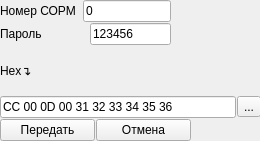
<?xml version="1.0" encoding="UTF-8"?>
<ui version="4.0">
 <class>form_command_13</class>
 <widget class="QWidget" name="form_command_13">
  <property name="geometry">
   <rect>
    <x>0</x>
    <y>0</y>
    <width>260</width>
    <height>141</height>
   </rect>
  </property>
  <property name="windowTitle">
   <string>Команда № 13 «Прерывание выдачи сообщений на запросы содержимого таблиц»</string>
  </property>
  <widget class="QWidget" name="layoutWidget">
   <property name="geometry">
    <rect>
     <x>0</x>
     <y>0</y>
     <width>261</width>
     <height>141</height>
    </rect>
   </property>
   <layout class="QVBoxLayout" name="verticalLayout">
    <property name="spacing">
     <number>1</number>
    </property>
    <item>
     <layout class="QHBoxLayout" name="horizontalLayout">
      <property name="spacing">
       <number>7</number>
      </property>
      <property name="rightMargin">
       <number>90</number>
      </property>
      <item>
       <widget class="QLabel" name="label">
        <property name="text">
         <string>Номер СОРМ</string>
        </property>
       </widget>
      </item>
      <item>
       <widget class="QLineEdit" name="lineEdit">
        <property name="text">
         <string>0</string>
        </property>
       </widget>
      </item>
     </layout>
    </item>
    <item>
     <layout class="QHBoxLayout" name="horizontalLayout_2">
      <property name="spacing">
       <number>48</number>
      </property>
      <property name="rightMargin">
       <number>90</number>
      </property>
      <item>
       <widget class="QLabel" name="label_2">
        <property name="text">
         <string>Пароль</string>
        </property>
       </widget>
      </item>
      <item>
       <widget class="QLineEdit" name="lineEdit_2">
        <property name="acceptDrops">
         <bool>true</bool>
        </property>
        <property name="layoutDirection">
         <enum>Qt::LeftToRight</enum>
        </property>
        <property name="text">
         <string>123456</string>
        </property>
       </widget>
      </item>
     </layout>
    </item>
    <item>
     <widget class="QLabel" name="label_3">
      <property name="text">
       <string>Hex↴</string>
      </property>
     </widget>
    </item>
    <item>
     <layout class="QHBoxLayout" name="horizontalLayout_4">
      <item>
       <widget class="QLineEdit" name="lineEdit_3">
        <property name="text">
         <string>CC 00 0D 00 31 32 33 34 35 36 </string>
        </property>
       </widget>
      </item>
      <item>
       <widget class="QToolButton" name="toolButton">
        <property name="text">
         <string>...</string>
        </property>
       </widget>
      </item>
     </layout>
    </item>
    <item>
     <layout class="QHBoxLayout" name="horizontalLayout_3">
      <property name="rightMargin">
       <number>70</number>
      </property>
      <item>
       <widget class="QPushButton" name="pushButton">
        <property name="text">
         <string>Передать</string>
        </property>
       </widget>
      </item>
      <item>
       <widget class="QPushButton" name="pushButton_2">
        <property name="text">
         <string>Отмена</string>
        </property>
       </widget>
      </item>
     </layout>
    </item>
   </layout>
  </widget>
 </widget>
 <resources/>
 <connections/>
</ui>
